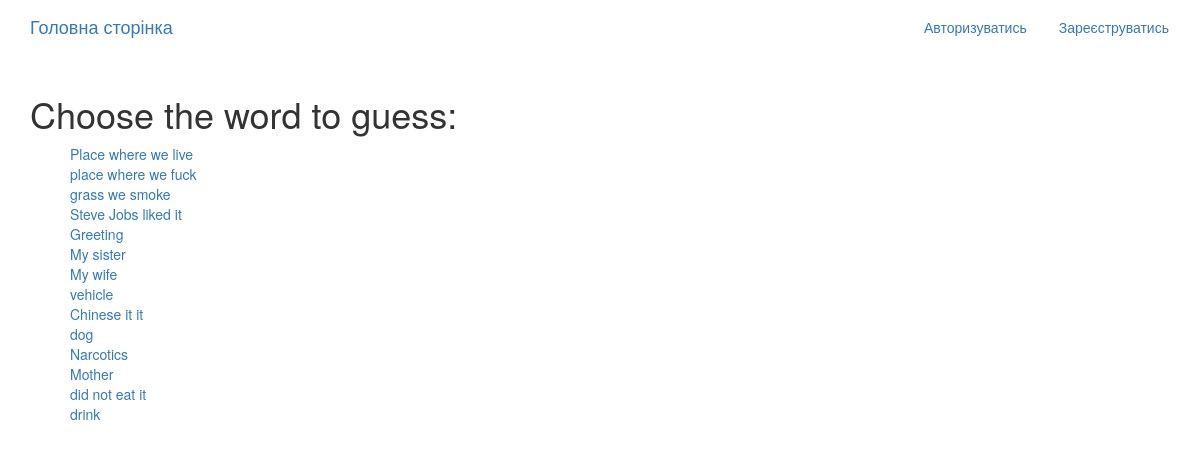
The app's page /game/descriptions/, older data.
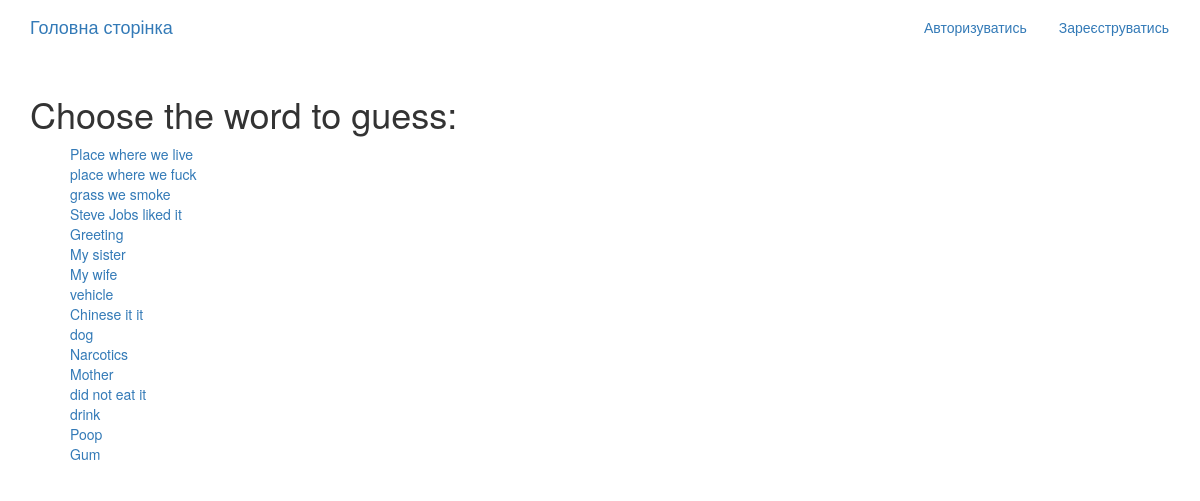
The same page, newer data.
### game_app/models.py (models this page shows, shortened)
class Word(models.Model):
    word = models.TextField()
    description = models.TextField()
    masked_word = models.CharField(max_length=100, blank=True, null=True)
    number_of_letter = models.IntegerField(null=True, blank=True)
    letter = models.CharField(max_length=1, blank=True, null=True)
    success = models.CharField(
        max_length=100,  # Adjust the max_length as needed
        default="You have guessed it!"
        )
    failure = models.CharField(
        max_length=100,  # Adjust the max_length as needed
        default="Try again..."
        )
    call_to_action = models.CharField(
        max_length=100,  # Adjust the max_length as needed
        default="Ok make your choise now!"
        )
    number_of_attempts = models.IntegerField(default=3)
    you_win = models.CharField(
        max_length=100,  # Adjust the max_length as needed
        default="Congrats! You have GUESSED IT!!!!"
)
    game_over = models.CharField(
        max_length=100,  # Adjust the max_length as needed
        default="Game Over. Try again!"
)

### game_app/views.py (the view)
# urls.py: path('descriptions/', views.DescriptionList.as_view(), name = 'game'),
class DescriptionList(generic.ListView):
    model = Word
    template_name = 'game_app/descriptions.html'  # Create an HTML template to display the list of groups
    context_object_name = 'descriptions'

### game_app/templates/game_app/descriptions.html
{% extends "base.html" %}
{% block content %}
<div class="container">
  <div class="row">
    <h1>Choose the word to guess: </h1>
    <ul>
        {% for puzzle in descriptions %}
             <a href="{% url 'game_app:masking-word' puzzle.pk %}">{{puzzle.description}}</a>
             <br>
        {% endfor %}
    </ul>
  </div>
</div>
{% endblock %}

Row changes from the older to the newer data that the page shows:
added Word: description "Poop"
added Word: description "Gum"
